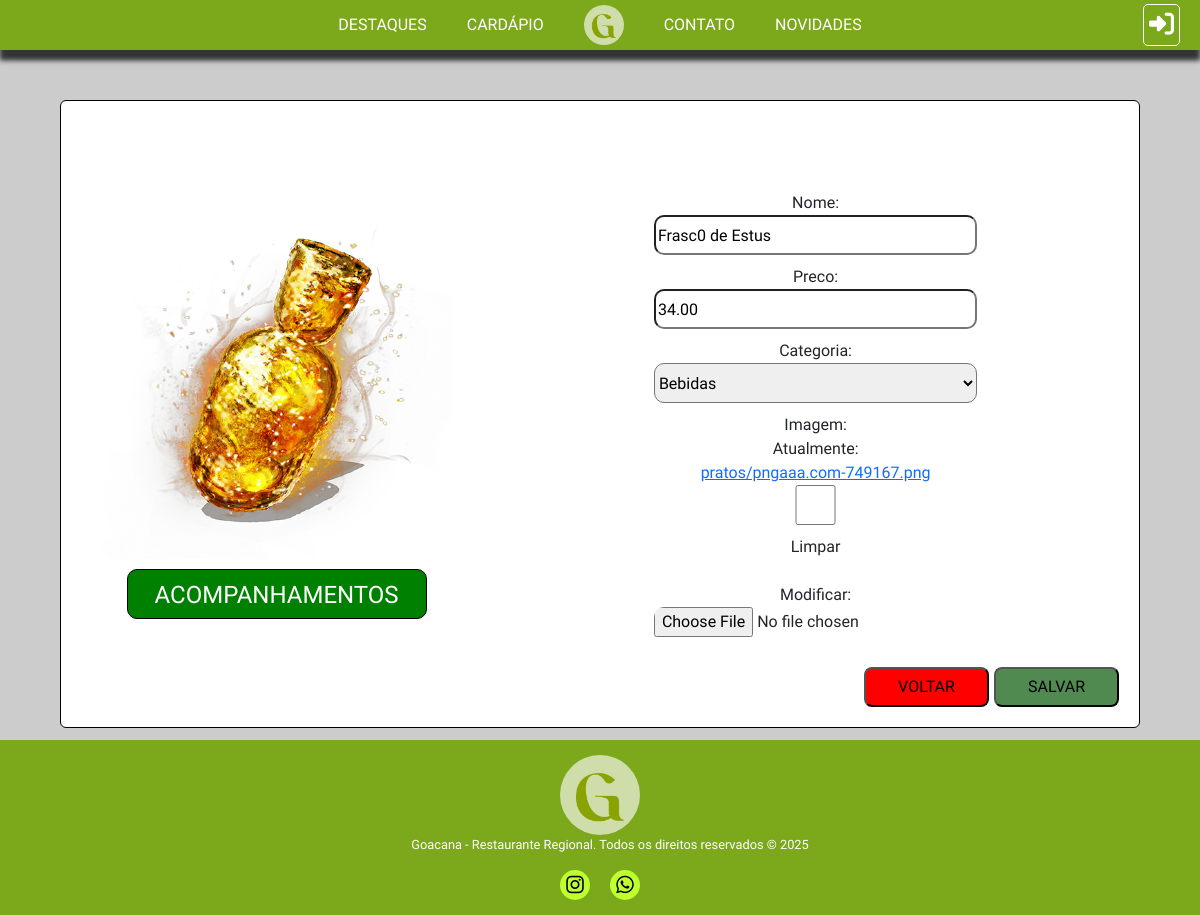
Before: /edit_prato/28/ with the older database file.
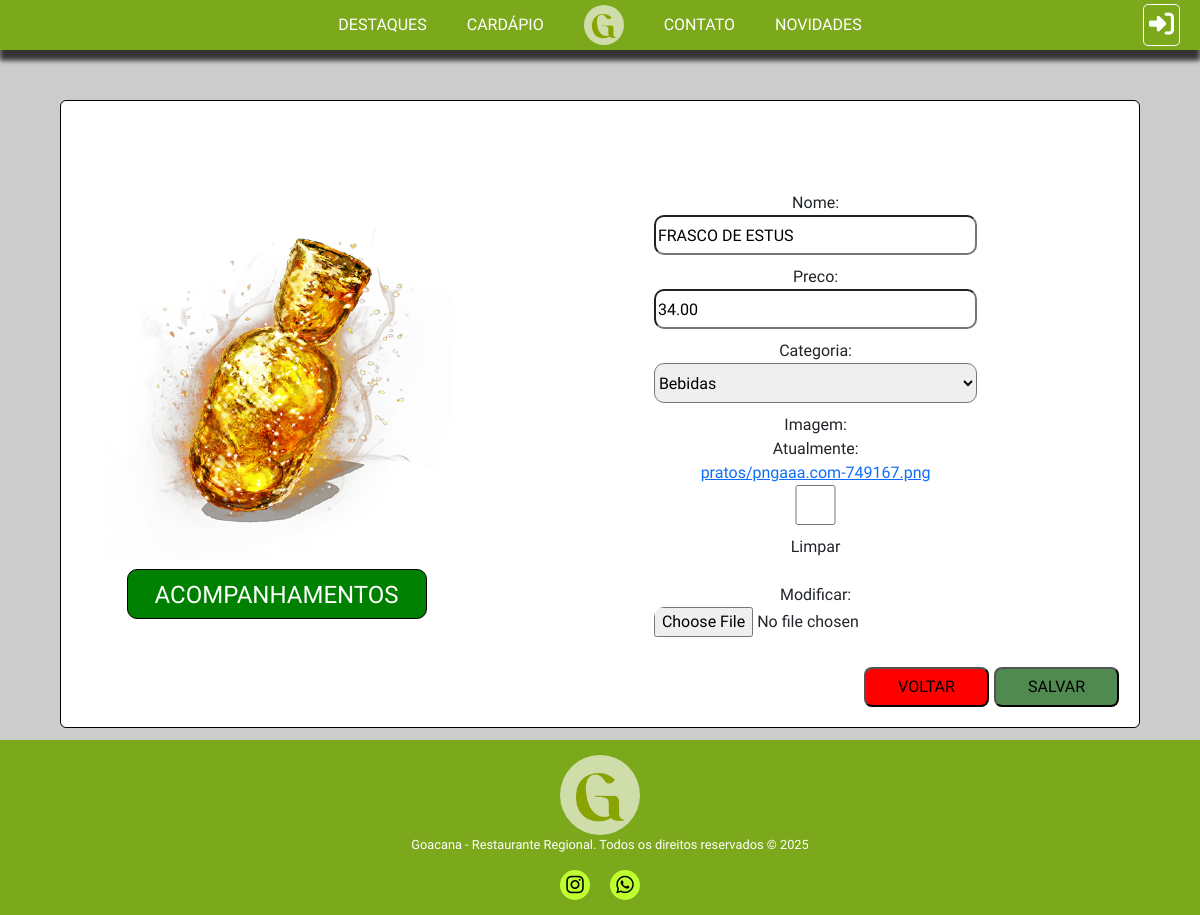
After: the same page with the newer database file.
### core/models.py (models this page shows)
class TB_PRATOS(models.Model):
    Nome = models.CharField(max_length=45, null=False)
    Disponibilidade = models.BooleanField(default=True)
    Destaque = models.BooleanField(default=False)
    Preco = models.DecimalField(null=False, decimal_places=2, max_digits=6)
    Imagem = models.ImageField(upload_to='pratos/', null=True, blank=True)
    Categoria = models.ForeignKey('TB_CATEGORIAS', on_delete=models.PROTECT, null=False)

class TB_CATEGORIAS(models.Model):
    Nome = models.CharField(max_length=45)
    def __str__(self):
        return self.Nome

### core/views.py (the view)
# urls.py: path('edit_prato/<int:id>/', edit_prato, name='edit_prato'),
def edit_prato(request, id):
    prato = TB_PRATOS.objects.get(pk=id)
    img_prato = TB_PRATOS.objects.filter(pk=id)
    if request.method == 'POST':
        formcar = TB_PRATOS_FORMS(request.POST, request.FILES, instance=prato)
        if formcar.is_valid():
            formcar.save()
            return redirect('editordecadarpio')
        formacomp = TB_ACOMPANHAMENTOS_FORMS(request.POST)
        if formacomp.is_valid():
            acomp = formacomp.save(commit=False)
            acomp.ID_Prato_id = id
            acomp.save()
            return redirect('edit_prato', id=id)
        lista_acomp = TB_ACOMPANHAMENTOS.objects.filter(ID_Prato_id=id)
    else:
        formcar = TB_PRATOS_FORMS(instance=prato)
        formacomp = TB_ACOMPANHAMENTOS_FORMS()
        if formacomp.is_valid():
            acomp = formacomp.save(commit=False)
            acomp.ID_Prato_id = id
            acomp.save()
            return redirect('edit_prato', id)
        lista_acomp = TB_ACOMPANHAMENTOS.objects.filter(ID_Prato_id=id)
    contexto = {'formcar': formcar, 'formacomp': formacomp, 'lista_acomp': lista_acomp, 'img_prato': img_prato}
    return render (request, 'newprato.html', contexto)

### core/forms.py
class TB_PRATOS_FORMS(forms.ModelForm):
    class Meta:
        model = TB_PRATOS
        fields = ['Nome', 'Preco', 'Categoria', 'Imagem']

class TB_ACOMPANHAMENTOS_FORMS(forms.ModelForm):
    class Meta:
        model = TB_ACOMPANHAMENTOS
        fields = ['Nome', 'Quantidade']

### core/templates/newprato.html (shortened to what this page needs)
{% extends 'base/base.html' %}
{% load static %}
{% block 'header' %}
<link rel="stylesheet" href="{% static 'CSS/add_prato.css' %}">
{% endblock %}
{% block 'content' %}
    <div class="vheight">
        <div class="card">
            <form action="" method="post" enctype="multipart/form-data">
                <div class="photo-side">
                    {% for img in img_prato %}
                        {% if img.Imagem %}
                            <img src="{{ img.Imagem.url }}" alt="">
                        {% else %}
                            <img src="{% static 'images/placeholder.png' %}" alt="">
                        {% endif %}
                    {% endfor %}
                    <div class="acomp {{ sit }}" id="butones">ACOMPANHAMENTOS</div>
                </div>
                <div class="data-side">
                    {{ formcar }}
                </div>
                <input type="submit" value="SALVAR" id="save">
            </form>
            <a href="{% url 'editordecadarpio' %}">
                <button id="wownicegraphics">VOLTAR</button>
            </a>
        </div>
    </div>
{% endblock %}

Changed rows visible on the page:
changed TB_PRATOS "Bebidas": Nome "Frasc0 de Estus" → "FRASCO DE ESTUS"
